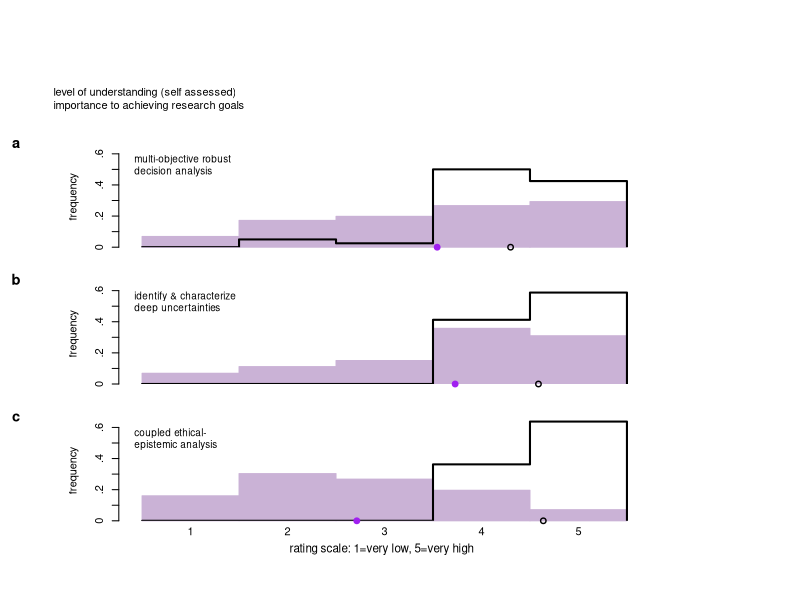
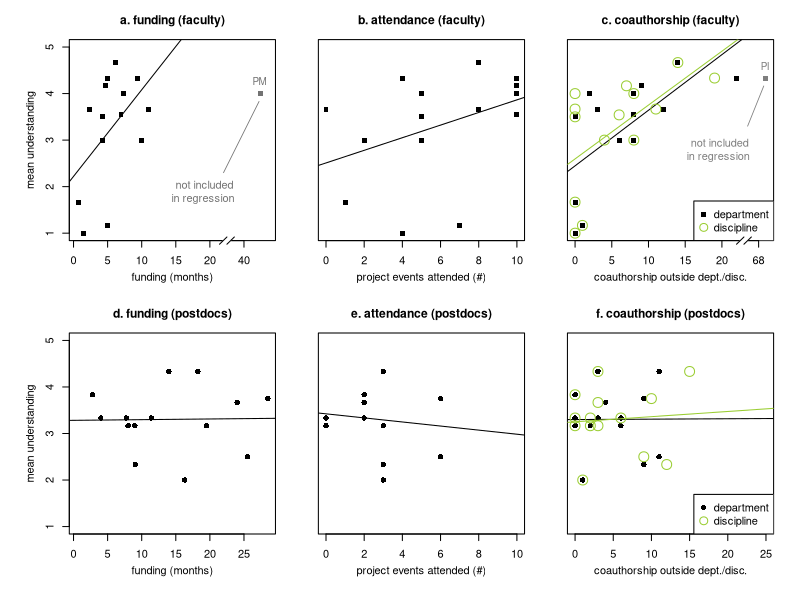
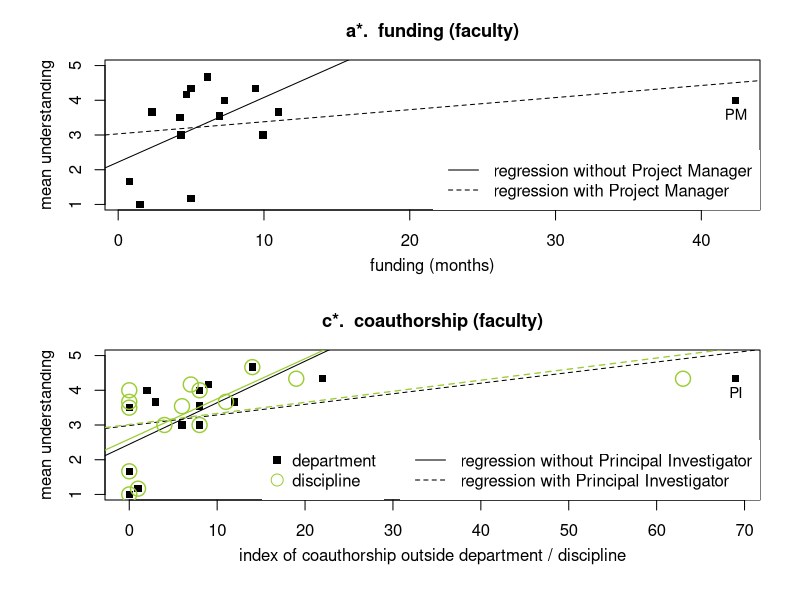

Here is the R script that generated these plots, in order:
# Written by Casey Helgeson (Orchid id 0000-0001-5333-9954) to tabulate and plot quantitative response-scale data from an interview study. The code also reads in two other files containing information about each participant to be associated with their interview responses.

# this code uses the plotrix library
# This code was tested and confirmed to work with R version 4.0.3 (2020-10-10), nickname "Bunny-Wunnies Freak Out"

# set working directory to the "inputData" folder.

library(plotrix)
# import files
likert.raw<-read.csv("./response_scale.csv", header=TRUE, sep=",") # the main data file, containing participants' quantitative responses
personnel<-read.csv("./personnel_blinded.csv", header=TRUE, sep=",") # supplementary file, contining info on participants
coauthorship<-read.csv("./coauthorship.csv", header=TRUE, sep=",") # supplementary file, containing coauthorship indices calculated for each participant

# some people gave ranges instead of integers. convert ranges to midpoints
mo.u<-(likert.raw$mo.u.bottom+likert.raw$mo.u.top)/2 # multi-objective, understanding
mo.i<-(likert.raw$mo.i.bottom+likert.raw$mo.i.top)/2 # multi-objective, importance
du.u<-(likert.raw$du.u.bottom+likert.raw$du.u.top)/2 # deep uncertainty, understanding
du.i<-(likert.raw$du.i.bottom+likert.raw$du.i.top)/2 # deep uncertainty, importance
ee.u<-(likert.raw$ee.u.bottom+likert.raw$ee.u.top)/2 # ethical-epistemic, understanding
ee.i<-(likert.raw$ee.i.bottom+likert.raw$ee.i.top)/2 # ethical-epistemic, importance

#du.u<-du.u[which(du.i!="NA")] # activate to exclude participants who provided no importance response
#mo.u<-mo.u[which(mo.i!="NA")] # activate to exclude participants who provided no importance response
#ee.u<-ee.u[which(ee.i!="NA")] # activate to exclude participants who provided no importance response

##################### 
##################### FIGURE 2
# calculate means to be superimposed on histograms
means<-matrix(nrow=2,ncol=3, rev(c(
  mean(mo.u, na.rm=TRUE),
  mean(mo.i, na.rm=TRUE),
  mean(du.u, na.rm=TRUE),
  mean(du.i, na.rm=TRUE),
  mean(ee.u, na.rm=TRUE),
  mean(ee.i, na.rm=TRUE)))
)

## conversion of some responses to midpoints (above) creates data points that don't fit nicely into a histogram
## decompose interval midpoints into weighted integer responses so they can go in the histogram

# multi-objective understanding
multi.u<-table(factor(as.integer(mo.u), levels=1:5))
original.multi.u<-multi.u # make a copy for diagnostic comparison with what the for loop does
multi.u.diff<-mo.u-as.integer(mo.u)
for (i in which(multi.u.diff!=0)){
multi.u[as.integer(mo.u)[i]]<-multi.u[as.integer(mo.u)[i]]-multi.u.diff[i]
multi.u[as.integer(mo.u)[i]+1]<-multi.u[as.integer(mo.u)[i]+1]+multi.u.diff[i]
}

#multi-objective importance
multi.i<-table(factor(as.integer(mo.i), levels=1:5))
original.multi.i<-multi.i # make a copy for diagnostic comparison with what the for loop does
multi.i.diff<-mo.i-as.integer(mo.i)
for (i in which(multi.i.diff!=0)){
  multi.i[as.integer(mo.i)[i]]<-multi.i[as.integer(mo.i)[i]]-multi.i.diff[i]
  multi.i[as.integer(mo.i)[i]+1]<-multi.i[as.integer(mo.i)[i]+1]+multi.i.diff[i]
}

# deep uncertainty understanding
deep.u<-table(factor(as.integer(du.u), levels=1:5))
original.deep.u<-deep.u # make a copy for diagnostic comparison with what the for loop does
deep.u.diff<-du.u-as.integer(du.u)
for (i in which(deep.u.diff!=0)){
  deep.u[as.integer(du.u)[i]]<-deep.u[as.integer(du.u)[i]]-deep.u.diff[i]
  deep.u[as.integer(du.u)[i]+1]<-deep.u[as.integer(du.u)[i]+1]+deep.u.diff[i]
}

# deep uncertainty importance
deep.i<-table(factor(as.integer(du.i), levels=1:5))
original.deep.i<-deep.i # make a copy for diagnostic comparison with what the for loop does
deep.i.diff<-du.i-as.integer(du.i)
for (i in which(deep.i.diff!=0)){
  deep.i[as.integer(du.i)[i]]<-deep.i[as.integer(du.i)[i]]-deep.i.diff[i]
  deep.i[as.integer(du.i)[i]+1]<-deep.i[as.integer(du.i)[i]+1]+deep.i.diff[i]
}

# coupled ee understanding
coupled.u<-table(factor(as.integer(ee.u), levels=1:5))
original.coupled.u<-coupled.u # make a copy for diagnostic comparison with what the for loop does
coupled.u.diff<-ee.u-as.integer(ee.u)
for (i in which(coupled.u.diff!=0)){
  coupled.u[as.integer(ee.u)[i]]<-coupled.u[as.integer(ee.u)[i]]-coupled.u.diff[i]
  coupled.u[as.integer(ee.u)[i]+1]<-coupled.u[as.integer(ee.u)[i]+1]+coupled.u.diff[i]
}

# coupled ee importance
coupled.i<-table(factor(as.integer(ee.i), levels=1:5))
original.coupled.i<-coupled.i # make a copy for diagnostic comparison with what the for loop does
coupled.i.diff<-ee.i-as.integer(ee.i)
for (i in which(coupled.i.diff!=0)){
  coupled.i[as.integer(ee.i)[i]]<-coupled.i[as.integer(ee.i)[i]]-coupled.i.diff[i]
  coupled.i[as.integer(ee.i)[i]+1]<-coupled.i[as.integer(ee.i)[i]+1]+coupled.i.diff[i]
}

##### make plot 
#quartz(height=5, width=4)
pdf("./../outputs/Figure_2.pdf", height=5, width=4)
par(cex=1, xpd=TRUE, mfrow=c(4,1), mar=c(2,5,0.7,0), oma=c(4,4,0,4)) # note to self: "mar" is inner and goes clockwise from bottom; "oma" is outer margins

# legend
plot.new()
legend(-.2,.3, legend=c("level of understanding (self assessed)","importance to achieving research goals"), 
       fill=c("#CAB2D6","white"), border=c("#CAB2D6","black"), bty="n", xpd=TRUE)

# panel a
barplot(multi.u/sum(multi.u), space=0, col="#CAB2D6", border="#CAB2D6", xlim=c(0,6), ylim=c(0,.65), xpd=FALSE, ylab="frequency", names.arg=FALSE, axes=FALSE)
lines(0:5, c(multi.i/sum(multi.i),0), type="s", lwd=2, col="black", xpd=FALSE, xlim=c(.5, 5.5))
points(means[,3]-.5,c(0,0),col=c("black","purple"), lwd=1.4, cex=1.1, pch=c(1,19))
axis(2,at=c(0,.1, .2,.3,.4,.5,.6), labels=c("0","",".2","",".4","",".6"), tick=TRUE)
text(-.15,.51, "multi-objective robust \ndecision analysis", cex=.9, pos=4)
mtext("a", side =3, line=-.35, cex=.88, font=2, at=-1.3)

# panel b
barplot(deep.u/sum(deep.u), space=0, col="#CAB2D6", border="#CAB2D6", xlim=c(0,6), ylim=c(0,.65), xpd=FALSE, ylab="frequency", names.arg=FALSE, axes=FALSE)
lines(0:5, c(deep.i/sum(deep.i),0), type="s", lwd=2, col="black", xlim=c(.5, 5.5), xpd=FALSE)
points(means[,2]-.5,c(0,0),col=c("black","purple"), lwd=1.4, cex=1.1, pch=c(1,19))
axis(2,at=c(0,.1, .2,.3,.4,.5,.6), labels=c("0","",".2","",".4","",".6"), tick=TRUE)
text(-.15,.51, "identify & characterize \ndeep uncertainties", cex=.9, pos=4)
mtext("b", side =3, line=-.35, cex=.88, font=2, at=-1.3)

# panel c
barplot(coupled.u/sum(coupled.u), space=0, col="#CAB2D6", border="#CAB2D6", xlim=c(0,6), ylim=c(0,.65), xpd=TRUE, ylab="frequency", names.arg=FALSE, axes=FALSE)
lines(0:5, c(coupled.i/sum(coupled.i),0), type="s", lwd=2, col="black", xlim=c(.5, 5.5), xpd=FALSE)
points(means[,1]-.5,c(0,0),col=c("black","purple"), lwd=1.4, cex=1.1, pch=c(1,19))
axis(2,at=c(0,.1, .2,.3,.4,.5,.6), labels=c("0","",".2","",".4","",".6"), tick=TRUE)
axis(1,at=c(.5,1.5,2.5,3.5,4.5), labels=c(1,2,3,4,5), tick=FALSE, line=-.7)
text(-.15,.51, "coupled ethical- \nepistemic analysis", cex=.9, pos=4)
mtext("c", side =3, line=-.35, cex=.88, font=2, at=-1.3)

mtext("rating scale: 1=very low, 5=very high", side =1, at=2.47, line=1.6, cex=.7)
dev.off()

####################
#################### FIGURE 3
# code below assumes participants (rows) are in the same order in the three files imported at the top of this script
# participant identifiers are present in each file (column name: code) to verify this

# calculate individuals' mean response across three understanding scores
y<-rowMeans(cbind(mo.u,du.u,ee.u), na.rm=TRUE)

# create subsetting tools
faculty<-likert.raw$fac.post==1
postdocs<-likert.raw$fac.post==2

faculty.mPM<-faculty    #mPM stands for "minus project manager"
PM.id<-which.max(personnel$months)
faculty.mPM[PM.id]<-FALSE 

faculty.mPI<-faculty    #mPI stands for "minus principal investigator"
PI.id<-which.max(coauthorship$department)
faculty.mPI[PI.id]<-FALSE

###### create explanatory variables and save regression results
# 1st explanatory variable (x): funding
x<-personnel$months
lin.funds.fac<-lm(y[faculty]~x[faculty])
lin.funds.fac.mPM<-lm(y[faculty.mPM]~x[faculty.mPM])
lin.funds.post<-lm(y[postdocs]~x[postdocs])

# calculate confidence intervals reported in Table 2 caption
#confint(lin.funds.fac, level=0.90)
confint(lin.funds.fac.mPM, level=0.90)
confint(lin.funds.post, level=0.90)

# 2nd explanatory variable (x2): attendance
x2<-personnel$meetings+personnel$sessions
lin.attend.fac<-lm(y[faculty]~x2[faculty])
lin.attend.post<-lm(y[postdocs]~x2[postdocs])

# calculate confidence intervals reported in Table 2 caption
confint(lin.attend.fac, level=0.90)
confint(lin.attend.post, level=0.90)

# 3rd explanatory variable (x3): co-authorship
x3<-coauthorship$department
lin.coauthor.fac<-lm(y[faculty]~x3[faculty])
lin.coauthor.fac.mPI<-lm(y[faculty.mPI]~x3[faculty.mPI])
lin.coauthor.post<-lm(y[postdocs]~x3[postdocs])

# 3rd explanatory variable (x3): co-authorship # again, now using subjective disciplines categorization
x3.alt<-coauthorship$discipline
lin.coauthor.alt.fac<-lm(y[faculty]~x3.alt[faculty])
lin.coauthor.alt.fac.mPI<-lm(y[faculty.mPI]~x3.alt[faculty.mPI])
lin.coauthor.alt.post<-lm(y[postdocs]~x3.alt[postdocs])

# calculate confidence intervals reported in Table 2 caption
#confint(lin.coauthor.fac, level=0.90)
confint(lin.coauthor.fac.mPI, level=0.90)
confint(lin.coauthor.alt.fac.mPI, level=0.90)
confint(lin.coauthor.post, level=0.90)
confint(lin.coauthor.alt.post, level=0.90)

##### make plot
pdf("./../outputs/Figure_3.pdf", height=5, width=6.4)
par(mfrow=c(2,3), mar=c(4,3.25,3,0), oma=c(1,2,0,2), cex.main=1.1)
overlay<-"olivedrab3" # define the color for the discipline-based coauthorship points in panels c and f

# panel a
plot(x[faculty.mPM],y[faculty.mPM], pch=15, cex=1, main="a. funding (faculty)", xlab="", ylab="", ylim=c(1,5), xlim=c(.5,28.5),
     #xlim=c(0.8,14.6), 
     xaxt="n")
abline(lin.funds.fac.mPM)
points(x[PM.id]-15,y[PM.id], pch=15, col="gray45")

text(x[which.max(personnel$months)]-15.1, y[which.max(personnel$months)]+.27, labels="PM", cex=.9, col="gray45") # add project manager separately
text(19, 1.9, labels="  not included \nin regression", cex=1, col="gray45") # add text to plot
segments(22,2.3, x[PM.id]-15.15,y[PM.id]-.17,  lwd=.8, col="gray45")

axis(1, at=c(0,5,10,15,20,25), labels=c(0,5,10,15,20,40))
axis.break(axis=1, 22.5, style="slash", brw=.036)

title(ylab="mean understanding", line=2.5, cex.lab=1)
title(xlab="funding (months)", line=2.25, cex.lab=1)

# panel b
plot(x2[faculty],y[faculty], pch=15, cex=1, main="b. attendance (faculty)", xlab="", ylab="",yaxt="n", ylim=c(1,5), xlim=c(0,10))
abline(lin.attend.fac)

title(xlab="project events attended (#)", line=2.25, cex.lab=1)

# panel c
plot(x3[faculty.mPI],y[faculty.mPI], pch=15, cex=1, main="c. coauthorship (faculty)", xlab="", ylab="",yaxt="n", ylim=c(1,5), xlim=c(0,26), xaxt="no")
abline(lin.coauthor.fac.mPI)

points(x3.alt[faculty.mPI],y[faculty.mPI], cex=2, main="c. coauthorship (faculty)", xlab="", ylab="",yaxt="n", ylim=c(1,5), col=overlay)
abline(lin.coauthor.alt.fac.mPI, col=overlay)

points(x3[PI.id]-43, y[PI.id], pch=15, col="gray50") # add PI separately
text(x3[PI.id]-43.1, y[PI.id]+.26, labels="PI", cex=.9, col="gray50")
text(19.5, 2.8, labels="  not included \nin regression", cex=1, col="gray50")
segments(23.5,3.3, x3[PI.id]-43.3, y[PI.id]-.17,  lwd=.8, col="gray50")

legend("bottomright", legend=c("department", "discipline"), col=c("black",overlay), pch=c(15,1), pt.cex=c(1,1.6))
title(xlab="coauthorship outside dept./disc.", line=2.25, cex.lab=1)

axis(1, at=c(0,5,10,15,20,25), labels=c(0,5,10,15,20,68))
axis.break(axis=1, 23, style="slash", brw=.036)

# panel d
plot(x[postdocs],y[postdocs], pch=16, cex=1.1, xlab="", ylab="", ylim=c(1,5), xlim=c(.5,28.5), main="d. funding (postdocs)")
abline(lin.funds.post)

title(ylab="mean understanding", line=2.5, cex.lab=1)
title(xlab="funding (months)", line=2.25, cex.lab=1)

# panel e
plot(x2[postdocs],y[postdocs], pch=16, cex=1.1, xlab="", ylab="", yaxt="n", ylim=c(1,5), xlim=c(0,10), main="e. attendance (postdocs)")
abline(lin.attend.post)

title(xlab="project events attended (#)", line=2.25, cex.lab=1)

# panel f
plot(x3[postdocs],y[postdocs], pch=16, cex=1.1, xlab="", ylab="", yaxt="n", ylim=c(1,5), main="f. coauthorship (postdocs)", xlim=c(0,25))
#xlim=c(0,15.2))
abline(lin.coauthor.post)
points(x3.alt[postdocs],y[postdocs], cex=2, xlab="", ylab="", yaxt="n", ylim=c(1,5), main="f. coauthorship (postdocs)", col=overlay)
abline(lin.coauthor.alt.post, col=overlay)

legend("bottomright", legend=c("department", "discipline"), col=c("black",overlay), pch=c(16,1), pt.cex=c(1,1.6))
title(xlab="coauthorship outside dept./disc.", line=2.25, cex.lab=1)
dev.off()

####################
#################### FIGURE SM 1
# plot

pdf("./../outputs/Figure_SM1.pdf", width=8, height=6.5)
par(
  mfrow=c(2,1),  
  mar=c(4,3.25,3,0),
  oma=c(1,2,0,2),
  cex.main=1.1
)

plot(x[faculty],y[faculty], pch=15, cex=1, main="a*.  funding (faculty)", xlab="", ylab="", ylim=c(1,5))
abline(lin.funds.fac.mPM)
abline(lin.funds.fac, lty=2)

text(x[PM.id], y[PM.id]-.4, labels="PM", cex=.9)
title(ylab="mean understanding", line=2.5, cex.lab=1)
title(xlab="funding (months)", line=2.25, cex.lab=1)
legend("bottomright", legend=c("regression without Project Manager", "regression with Project Manager"), col=c("black","black"), lty=c(1,2), box.lty=0)


plot(x3[faculty],y[faculty], pch=15, cex=1, main="c*.  coauthorship (faculty)", xlab="", ylab="", ylim=c(1,5))
abline(lin.coauthor.fac.mPI)
abline(lin.coauthor.fac, lty=2)
points(x3.alt[faculty],y[faculty], cex=2, main="c. coauthorship (faculty)", xlab="", ylab="",yaxt="n", ylim=c(1,5), col=overlay, lwd=1.4)
abline(lin.coauthor.alt.fac.mPI, col=overlay, lwd=1.2)
abline(lin.coauthor.alt.fac, col=overlay, lty=2, lwd=1.3)

text(x3[PI.id], y[PI.id]-.4, labels="PI", cex=.9)  

legend("bottomleft", legend=c("department", "discipline"), col=c("black",overlay), pch=c(15,1), pt.cex=c(1,1.6), inset=c(.24,0), box.lty=0)
legend("bottomright", legend=c("regression without Principal Investigator", "regression with Principal Investigator"), col=c("black","black"), lty=c(1,2), box.lty=0)
title(ylab="mean understanding", line=2.5, cex.lab=1)
title(xlab="index of coauthorship outside department / discipline", line=2.25, cex.lab=1)
dev.off()

